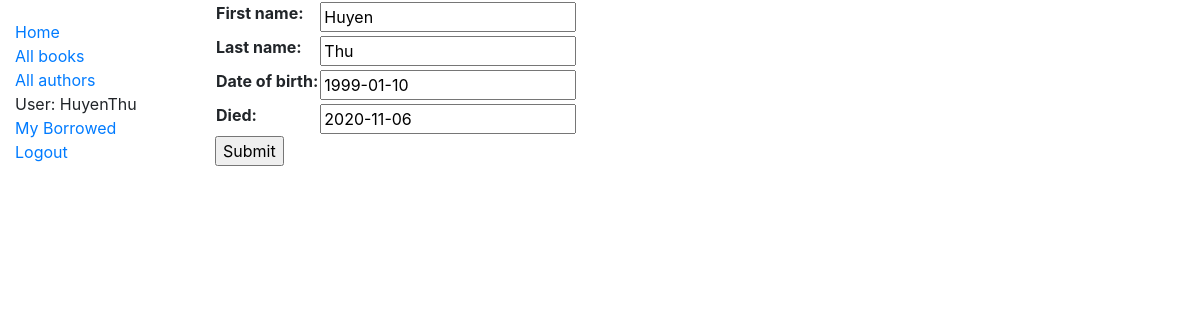
/en-us/catalog/author/2/update/ (signed in), run on the app's committed database.
### catalog/models.py (models this page shows, shortened)
class Author(models.Model):
    first_name = models.CharField(max_length=100)
    last_name = models.CharField(max_length=100)
    date_of_birth = models.DateField(null=True, blank=True)
    date_of_death = models.DateField('Died', null=True, blank=True)
    class Meta:
        ordering = ['last_name', 'first_name']

### catalog/views.py (the view)
# urls.py: path('author/<int:pk>/update/', views.AuthorUpdate.as_view(), name='author-update'),
class AuthorUpdate(UpdateView):
    model = Author
    fields = ['first_name', 'last_name', 'date_of_birth', 'date_of_death']

### catalog/templates/catalog/author_form.html (shortened to what this page needs)
{% extends "base_generic.html" %}
{% load i18n %}
{% block content %}
  <form action="" method="post">
    <table>
      {{ form.as_table }}
    </table>
    <input type="submit" value="{% translate 'Submit' %}">
  </form>
{% endblock %}

### catalog/templates/base_generic.html (shortened to what this page needs)
{% load i18n %}
<!DOCTYPE html>
<html lang="en">
<head>
        <link rel="stylesheet" href="https://cdn.jsdelivr.net/npm/bootstrap@4.5.3/dist/css/bootstrap.min.css">
    {% load static %}
    <link rel="stylesheet" href="{% static 'css/styles.css' %}">
</head>
<body>
    <div class="container-fluid">
        <div class="row">
            <div class="col-sm-2">
                {% block sidebar %}
                    <ul class="sidebar-nav">
                        <li><a href="{% url 'index' %}">{% translate "Home" %}</a></li>
                        <li><a href="{% url 'books' %}">{% translate "All books" %}</a></li>
                        <li><a href="{% url 'authors' %}">{% translate "All authors" %}</a></li>
                        {% if user.is_authenticated %}
                            <li>{% translate 'User:' %} {{ user.get_username }}</li>
                            <li><a href="{% url 'my-borrowed' %}">{% translate "My Borrowed" %}</a></li>
                            <li><a href="{% url 'logout'%}?next={{request.path}}">{% translate 'Logout' %}</a></li>
                        {% else %}
                            <li><a href="{% url 'login'%}?next={{request.path}}">{% translate 'Login' %}</a></li>
                        {% endif %}
                    </ul>
                {% endblock %}
            </div>
            <div class="col-sm-10 ">
                {% block content %}{% endblock %}
            </div>
        </div>
    </div>
</body>
</html>

### catalog/static/styles.css (style rules this page uses)
.sidebar-nav { margin-top: 20px; padding: 0; list-style: none; }

### data on the page
Author: first_name "Huyen", last_name "Thu", date_of_birth "1999-01-10", date_of_death "2020-11-06"

### other printed values
{{ user.get_username }} "HuyenThu"
